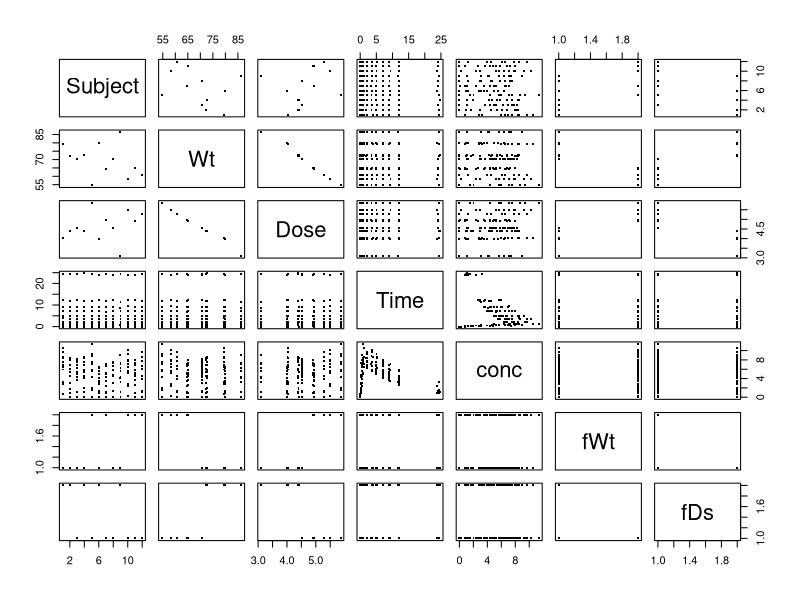
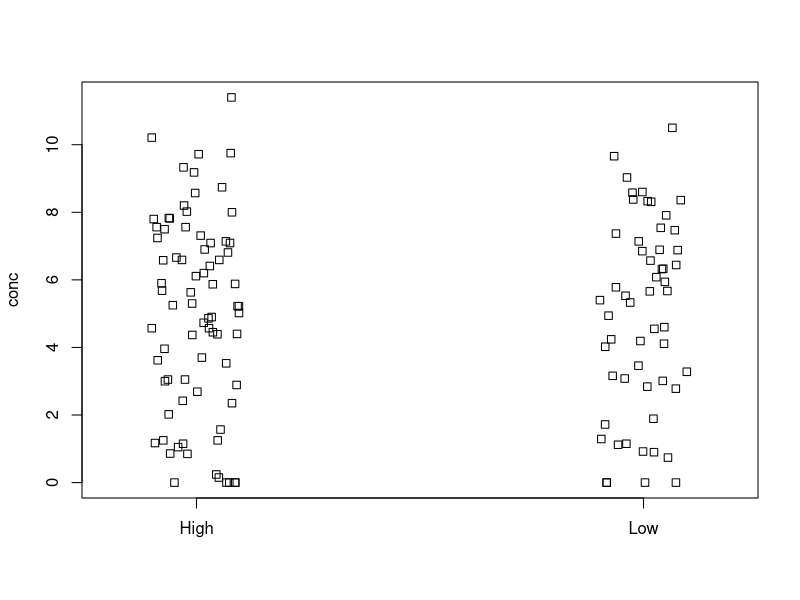

Recreate these plots in R, in order.
#' ---
#' title: "Regression Crash Course"
#' author: "Nour Abdelfattah"
#' date: "November 29, 2016"
#' ---

#' Load the usual goodies
library(magrittr);

#' Load the data
ragdata<- read.csv("regdata.csv");

#' Plot the data to see what relationships between
#' variables become apparent
data.matrix(ragdata) %>% jitter %>% as.data.frame %>% plot(pch='.',cex=3);

#' Let's say we want to characterize the dose-concentration
#' relationship for this drug (Theophiline)
#' Treating dose as a dichotomous variables (fDs) we see...
stripchart(conc~fDs, ragdata,vertical=T,method='jitter');

#' Fit the equivalent linear regression model
lm0 <-lm(conc~fDs, ragdata);
lm0;
confint(lm0);
#' Make special note of the `Coefficients` table, that's
#' the hypothesis tests.
summary(lm0);
#' You can pull out just the coefficient table from 
#' `summary(lm0)` using the `$` operator, since `summary()`
#' returns a list (invisibly, as usual in R)
summary(lm0)$coefficient;
#' With a single dichotomous predictor, a linear model
#' gives the same result a t-test
t.test(conc~fDs,ragdata);
#' ...not significant, in both cases.
